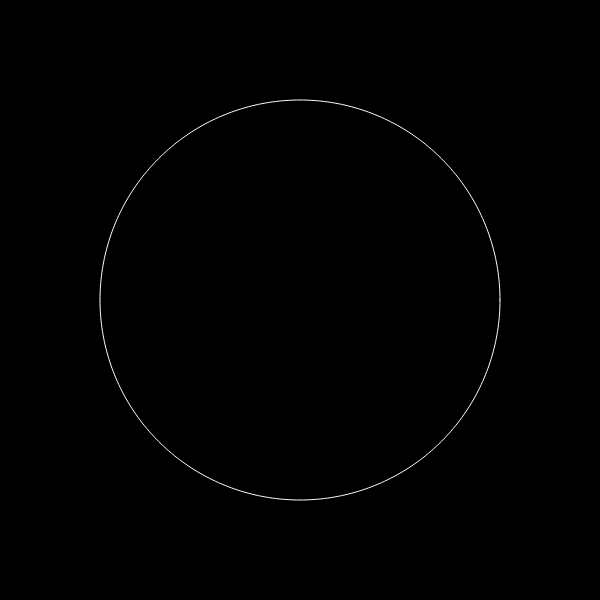
Frame 1 (no input)
Frame 60 (no input): identical to frame 1, image omitted
Frame 120 (the mouse pressed at the canvas centre since frame 60): identical to frame 1, image omitted

The p5.js sketch that drew this single still picture (run headless with seeded random() and noise() and a simulated clock; from frame 60 on, the mouse is pressed at the canvas centre):

// p5.js sketch
// ── sketch.js
function setup() {
    createCanvas(600, 600);
    angleMode(DEGREES);
}

function draw() {
    let scaleFactor = width / 3;
    translate(width / 2, height / 2);
    scale(scaleFactor, -scaleFactor);
    strokeWeight(1 / scaleFactor);

    background(0);
    stroke(255);
    noFill();
    beginShape();
    for (let a = 0; a < 360; a++) {
        let r = 1;
        let x = r * cos(a);
        let y = r * sin(a);
        vertex(x, y);
    }
    endShape(CLOSE);
}
